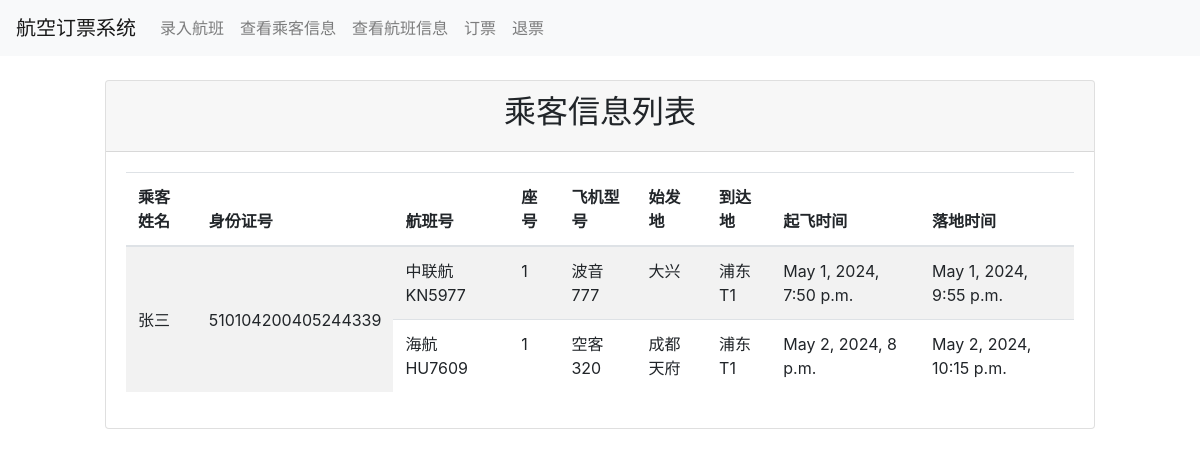
Page /main/customers/ on the committed database.
### main/models.py (models this page shows, shortened)
class Customer(models.Model):
    name = models.CharField(max_length=100)  # 客户姓名
    id_number = models.CharField(max_length=20, unique=True)  # 身份证号

class Ticket(models.Model):
    flight = models.ForeignKey(Flight, on_delete=models.CASCADE, related_name='seats')  # 航班号
    seat_number = models.CharField(max_length=4)  # 座位号
    customer = models.ForeignKey('Customer', on_delete=models.CASCADE, related_name='tickets', null=True)  # 客户
    class Meta:
        unique_together = ('flight', 'seat_number')

class Flight(models.Model):
    flight_number = models.CharField(max_length=20, unique=True)  # 航班号
    plane_number = models.CharField(max_length=20)  # 飞机型号
    departure = models.CharField(max_length=100)  # 出发地
    arrival = models.CharField(max_length=100)  # 目的地
    depart_time = models.DateTimeField() # 出发时间
    arrive_time = models.DateTimeField() # 到达时间
    total_seats = models.IntegerField()  # 总座位数
    booked_seats = models.IntegerField(default=0)  # 订票数

### main/views.py (the view)
# urls.py: path('customers/', customer_list, name='customer-list'),                      # 显示全部客户信息
def customer_list(request):
    customers = Customer.objects.prefetch_related('tickets__flight').all()
    for customer in customers:
        if not customer.tickets.exists():
                customer.delete()
    return render(request, 'customer_list.html', {'customers': customers})

### main/templates/customer_list.html (shortened to what this page needs)
{% extends 'base.html' %}
{% load static %}
{% block content %}
<div class="container mt-4" style="max-width: 85%;">
    <div class="card">
        <div class="card-header">
            <h2 align="center">乘客信息列表</h2>
        </div>
        <div class="card-body">
            <table class="table table-striped">
                <thead>
                    <tr>
                        <th scope="col">乘客姓名</th>
                        <th scope="col">身份证号</th>
                        <th scope="col">航班号</th>
                        <th scope="col">座号</th>
                        <th scope="col">飞机型号</th>
                        <th scope="col">始发地</th>
                        <th scope="col">到达地</th>
                        <th scope="col">起飞时间</th>
                        <th scope="col">落地时间</th>
                    </tr>
                </thead>
                <tbody>
                    {% for customer in customers %}
                    <tr>
                        <td rowspan="{{ customer.tickets.count }}" style="vertical-align: middle;">{{ customer.name }}</td>
                        <td rowspan="{{ customer.tickets.count }}" style="vertical-align: middle;">{{ customer.id_number }}</td>
                        {% for ticket in customer.tickets.all %}
                        {% if forloop.first %}
                        <td>{{ ticket.flight.flight_number }}</td>
                        <td>{{ ticket.seat_number }}</td>
                        <td>{{ ticket.flight.plane_number }}</td>
                        <td>{{ ticket.flight.departure }}</td>
                        <td>{{ ticket.flight.arrival }}</td>
                        <td>{{ ticket.flight.depart_time }}</td>
                        <td>{{ ticket.flight.arrive_time }}</td>
                    </tr>
                        {% else %}
                    <tr>
                        <td>{{ ticket.flight.flight_number }}</td>
                        <td>{{ ticket.seat_number }}</td>
                        <td>{{ ticket.flight.plane_number }}</td>
                        <td>{{ ticket.flight.departure }}</td>
                        <td>{{ ticket.flight.arrival }}</td>
                        <td>{{ ticket.flight.depart_time }}</td>
                        <td>{{ ticket.flight.arrive_time }}</td>
                    </tr>
                        {% endif %}
                        {% endfor %}
                    {% endfor %}
                </tbody>
            </table>
        </div>
    </div>
</div>
{% endblock %}

### main/templates/base.html (shortened to what this page needs)
<!DOCTYPE html>
<html lang="en">
{%load static%}
<head>
    <link rel="stylesheet" href="https://maxcdn.bootstrapcdn.com/bootstrap/4.5.2/css/bootstrap.min.css">
    <link rel="stylesheet" href="https://cdnjs.cloudflare.com/ajax/libs/tempusdominus-bootstrap-4/5.39.0/css/tempusdominus-bootstrap-4.min.css" />
    <link rel="stylesheet" href="https://cdnjs.cloudflare.com/ajax/libs/font-awesome/5.15.3/css/all.min.css">
    <link rel="stylesheet" href="{% static 'css/styles.css' %}">
</head>
<body>
    <nav class="navbar navbar-expand-lg navbar-light bg-light">
        <a class="navbar-brand" href="#">航空订票系统</a>
        <div class="collapse navbar-collapse" id="navbarNav">
            <ul class="navbar-nav mr-auto">
                <li class="nav-item">
                    <a class="nav-link" href="{% url 'flight-create' %}">录入航班</a>
                </li>
                <li class="nav-item">
                    <a class="nav-link" href="{% url 'customer-list' %}">查看乘客信息</a>
                </li>
                <li class="nav-item">
                    <a class="nav-link" href="{% url 'flight-list' %}">查看航班信息</a>
                </li>
                <li class="nav-item">
                    <a class="nav-link" href="{% url 'book-ticket' %}">订票</a>
                </li>
                <li class="nav-item">
                    <a class="nav-link" href="{% url 'cancel-ticket' %}">退票</a>
                </li>
            </ul>
        </div>
    </nav>
    {% block content %}{% endblock %}
</body>
</html>

### rows in the picture
Customer: name "张三", id_number "510104200405244339"
Ticket: flight.flight_number "中联航KN5977", seat_number "1", flight.plane_number "波音 777", flight.departure "大兴", flight.arrival "浦东 T1", flight.depart_time "May 1, 2024, 7:50 p.m.", flight.arrive_time "May 1, 2024, 9:55 p.m."
Ticket: flight.flight_number "海航HU7609", seat_number "1", flight.plane_number "空客 320", flight.departure "成都天府", flight.arrival "浦东 T1", flight.depart_time "May 2, 2024, 8 p.m.", flight.arrive_time "May 2, 2024, 10:15 p.m."
